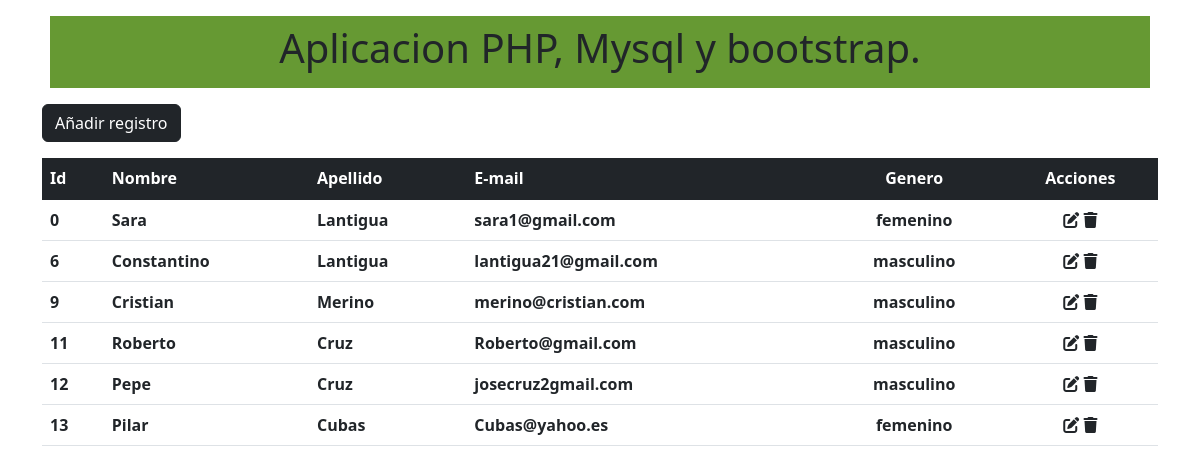
The page / on the database its author committed.
### tables this page shows
CREATE TABLE `crud` (
  `id` int(4) NOT NULL,
  `nombre` varchar(100) NOT NULL,
  `apellido` varchar(100) NOT NULL,
  `correo` varchar(100) NOT NULL,
  `genero` text NOT NULL
);

### index.php (the view, shortened to what this page needs)
 <!DOCTYPE html>
 <html lang="en">
 <head>
 <link href="https://cdn.jsdelivr.net/npm/bootstrap@5.2.1/dist/css/bootstrap.min.css" rel="stylesheet">
 </head>
 <body >
<div class="container-fluid col-11 mb-3 mt-3" style="background-color: #669933;" >
<nav class="navbar navar-light justify-content-center" > <h1>Aplicacion PHP, Mysql y bootstrap.</h1>
</nav>
</div>
<div class="container">
    <a href="insert.php" class="btn btn-dark mb-3">Añadir registro</a>
</div>
<div class="container";>
<table class="table table-hover table-center">
  <thead class="table-dark">
    <tr>
      <th scope="col">Id</th>
      <th scope="col">Nombre</th>
      <th scope="col">Apellido</th>
      <th scope="col">E-mail</th>
      <th scope="col" style="text-align: center ;">Genero</th>
      <th scope="col" style="text-align: center ;">Acciones</th>
    </tr>
  </thead>
  <tbody class="table-group-divider">
    <?php
    $enlace = mysqli_connect("$host", "$user", "$password", "$base", "$db_port");
    $sql = "select * from crud";
    $result = mysqli_query($enlace, $sql);
    while($row = mysqli_fetch_assoc($result)){
        ?>
        <tr>
            <th><?php echo $row['id'] ?></th>
            <th><?php echo $row['nombre'] ?></th>
            <th><?php echo $row['apellido'] ?></th>
            <th><?php echo $row['correo'] ?></th>
            <th style="text-align: center ;"><?php echo $row['genero'] ?></th>
            <th style="text-align: center ;">
               <a href="actualizar.php?id=<?php echo $row['id'] ?>"  class="link-dark"><i class="fa-solid fa-pen-to-square"></i></a>
               <a href="eliminar.php?id=<?php echo $row['id'] ?>"  class="link-dark"><i class="fa-solid fa-trash"></i></a>
            </th>
        </tr>
    <?php }  ?>
  </tbody>
</table>
</div>
 </body>
 </html>

### rows shown on the page
crud: id "0", nombre "Sara", apellido "Lantigua", correo "sara1@gmail.com", genero "femenino"
crud: id "6", nombre "Constantino", apellido "Lantigua", correo "lantigua21@gmail.com", genero "masculino"
crud: id "9", nombre "Cristian", apellido "Merino", correo "merino@cristian.com", genero "masculino"
crud: id "11", nombre "Roberto", apellido "Cruz", correo "Roberto@gmail.com", genero "masculino"
crud: id "12", nombre "Pepe", apellido "Cruz", correo "josecruz2gmail.com", genero "masculino"
crud: id "13", nombre "Pilar", apellido "Cubas", correo "Cubas@yahoo.es", genero "femenino"
